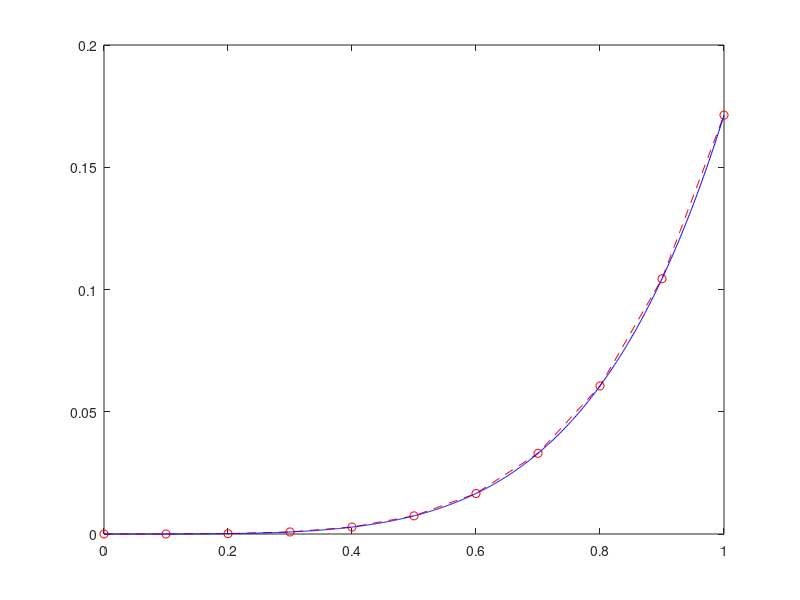

Recreate this plot in MATLAB.
close all
clear all

t_final=1;
h=0.1;
u1=0;
u2=0;
x=0:h:1;
iter=1;
y1(iter)=u1;
y2(iter)=u2;
iter=iter+1;

str2='time*exp(time)-time+2*u_2-u_1';

for t=0:h:t_final-h
    time=t;
    u_1=u1;
    u_2=u2;
    k11=u_2;
    k12=eval(str2);
    
    time=t+h/2;
    u_1=u1+h/2*k11;
    u_2=u2+h/2*k12;
    k21=u_2;
    k22=eval(str2);
    
    u_1=u1+h/2*k21;
    u_2=u2+h/2*k22;
    k31=u_2;
    k32=eval(str2); 
    
    time=t+h;
    u_1=u1+h*k31;
    u_2=u2+h*k32;
    k41=u_2;
    k42=eval(str2);   
    %fprintf('\n time: %d :\n k11:%6.6f, k21:%6.6f,k31:%6.6f, k41:%6.6f',t,k11,k21,k31,k41);
    %fprintf('\n k12:%6.6f, k22:%6.6f,k32:%6.6f, k42:%6.6f',k12,k22,k32,k42);

    u1=u1+1/6*h*(k11+2*k21+2*k31+k41);
    u2=u2+1/6*h*(k12+2*k22+2*k32+k42);
    y1(iter)=u1;
    y2(iter)=u2;
    iter=iter+1;
end

plot(x,y1,'ro--');
hold on
x=0:0.001:1;
y_exact=1/6*(exp(x).*(x.^3))-x.*exp(x)+2*exp(x)-x-2;
plot(x,y_exact,'b');
